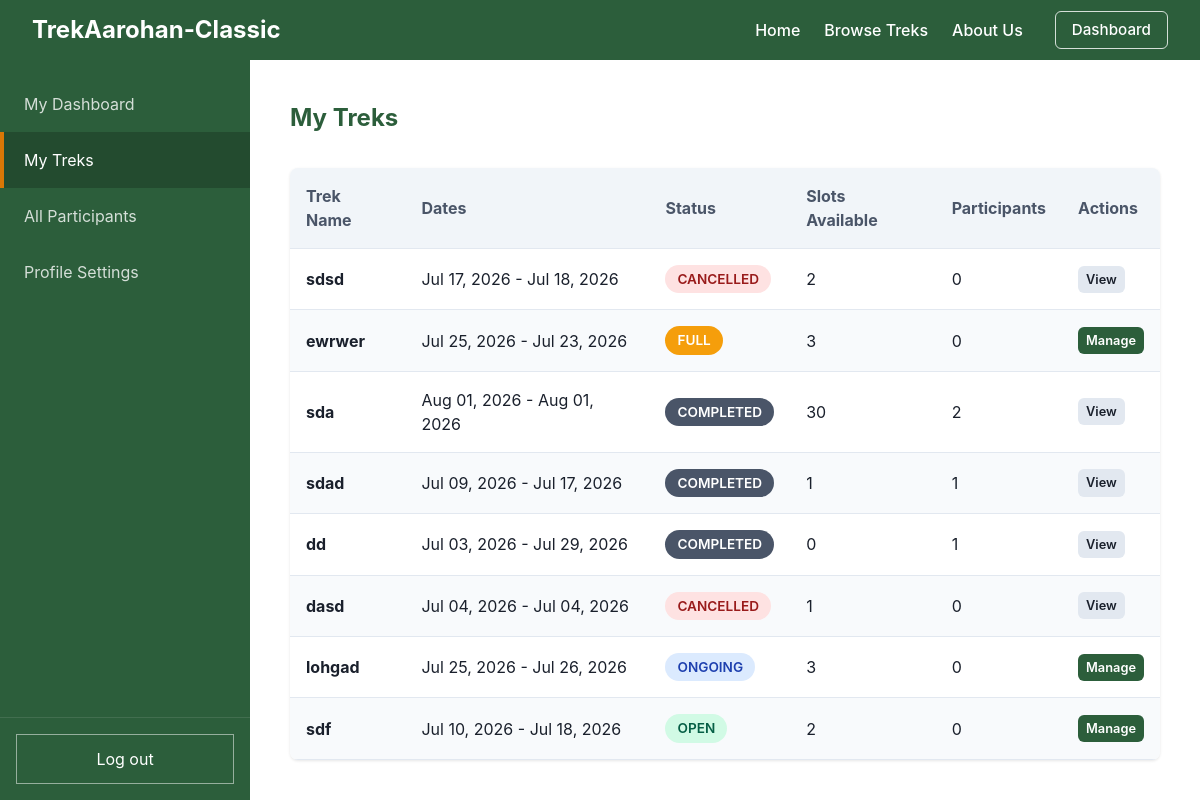
Before: /staff/treks (signed in) with the older database file.
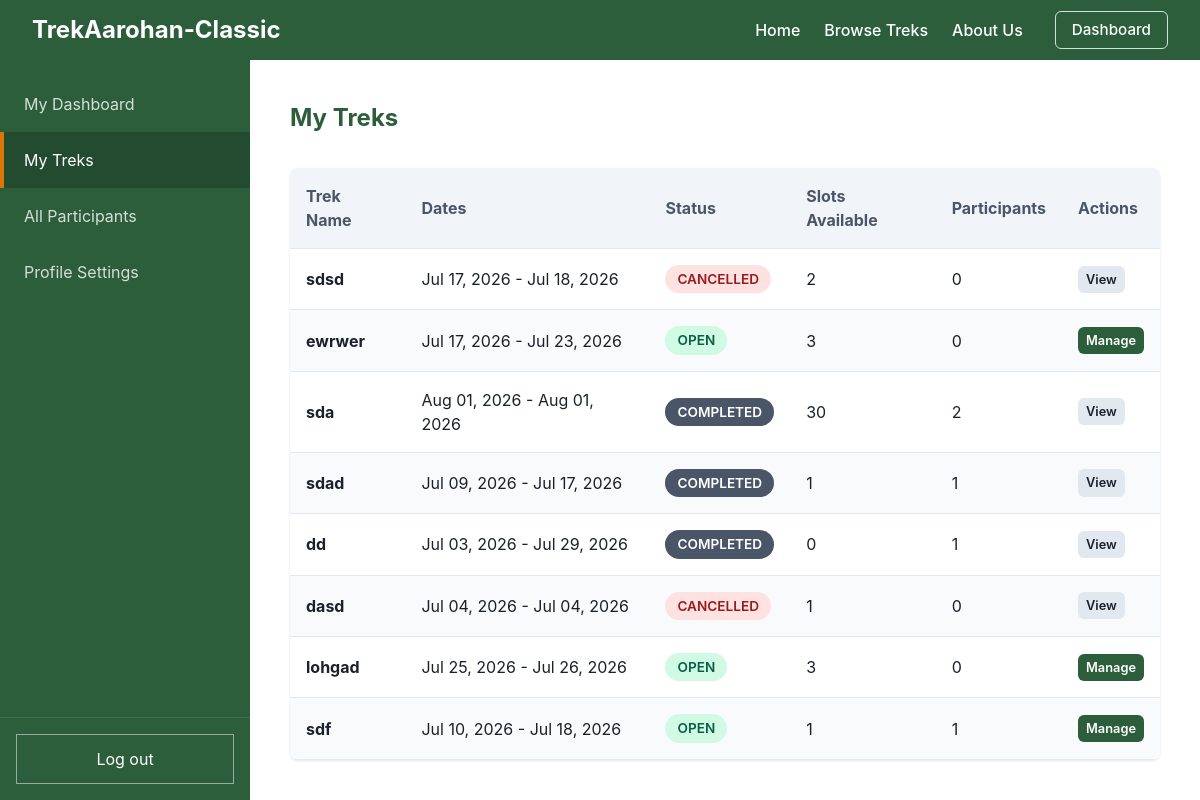
After: the same page with the newer database file.
### models.py (models this page shows)
class Trek(db.Model):
    __tablename__ = "trek"
    id = db.Column(db.Integer, primary_key=True, autoincrement=True)
    name = db.Column(db.String(100), nullable=False)
    description = db.Column(db.Text, nullable=True)
    difficulty = db.Column(db.String(20), nullable=False)  # "easy", "medium", "hard"
    location = db.Column(db.String(100), nullable=False)
    slots_available = db.Column(db.Integer, nullable=False)
    start_date = db.Column(db.Date, nullable=False)
    end_date = db.Column(db.Date, nullable=False)
    status = db.Column(db.String(20), default="open", nullable=False)  # "open", "full", "ongoing", "completed", "cancelled"
    assigned_staff_id = db.Column(db.Integer, db.ForeignKey("user.id"), nullable=False)
    cover_image = db.Column(db.String(255), nullable=True)
    price = db.Column(db.Float, default=0.0, nullable=False)
    bookings = db.relationship("Booking", backref="trek", lazy=True)

### app.py (the view)
    @app.route("/staff/treks")
    @login_required
    def staff_treks():
        if current_user.role != 1 or not current_user.is_approved:
            return redirect(url_for("home"))
        treks = Trek.query.filter_by(assigned_staff_id=current_user.id).all()
        return render_template("staff_treks.html", treks=treks)

### templates/staff_treks.html
{% extends "staff_base.html" %}
{% set active_page = "treks" %}
{% block dashboard_content %}
    <div style="display: flex; justify-content: space-between; align-items: center; margin-bottom: 2rem;">
        <h2 style="margin: 0; color: var(--primary-color);">My Treks</h2>
    </div>
    <div class="data-table-wrapper">
        <table class="data-table">
            <thead>
                <tr>
                    <th>Trek Name</th>
                    <th>Dates</th>
                    <th>Status</th>
                    <th>Slots Available</th>
                    <th>Participants</th>
                    <th>Actions</th>
                </tr>
            </thead>
            <tbody>
                {% for trek in treks %}
                <tr>
                    <td><strong>{{ trek.name }}</strong></td>
                    <td>{{ trek.start_date.strftime("%b %d, %Y") }} - {{ trek.end_date.strftime("%b %d, %Y") }}</td>
                    <td><span class="badge badge-{{ trek.status }}">{{ trek.status|capitalize }}</span></td>
                    <td>{{ trek.slots_available }}</td>
                    <td>{{ trek.bookings | selectattr("status", "in", ["booked", "completed"]) | list | length }}</td>
                    <td>
                        {% if trek.status in ["completed", "cancelled"] %}
                        <a href="{{ url_for('staff_trek_manage', trek_id=trek.id) }}" class="btn btn-secondary" style="padding: 0.25rem 0.5rem; font-size: 0.8rem;">View</a>
                        {% else %}
                        <a href="{{ url_for('staff_trek_manage', trek_id=trek.id) }}" class="btn btn-primary" style="padding: 0.25rem 0.5rem; font-size: 0.8rem;">Manage</a>
                        {% endif %}
                    </td>
                </tr>
                {% else %}
                <tr>
                    <td colspan="5" style="text-align: center; color: var(--secondary-color);">You have no assigned treks.</td>
                </tr>
                {% endfor %}
            </tbody>
        </table>
    </div>
{% endblock %}

### templates/staff_base.html
{% extends "base_dashboard.html" %}
{% block sidebar_top %}
    <a href="{{ url_for('staff_dashboard') }}" class="{% if active_page == 'dashboard' %}active{% endif %}">My Dashboard</a>
    <a href="{{ url_for('staff_treks') }}" class="{% if active_page == 'treks' %}active{% endif %}">My Treks</a>
    <a href="{{ url_for('staff_participants') }}" class="{% if active_page == 'participants' %}active{% endif %}">All Participants</a>
    <a href="{{ url_for('staff_profile') }}" class="{% if active_page == 'profile' %}active{% endif %}">Profile Settings</a>
{% endblock %}

### templates/base_dashboard.html (shortened to what this page needs)
{% extends "base.html" %}
{% block main_container %}
<div style="display: flex; height: calc(100vh - 60px); flex-grow: 1;">
    <div class="sidebar">
        <div class="sidebar-links">
            {% block sidebar_top %}
            {% endblock %}
        </div>
        <div class="sidebar-bottom">
            <a href="{{ url_for('logout') }}">Log out</a>
        </div>
    </div>
    <div style="flex-grow: 1; background: white; padding: 2.5rem; overflow-y: auto;">
        {% block dashboard_content %}
        {% endblock %}
    </div>
</div>
{% endblock %}

### templates/base.html (shortened to what this page needs)
<!DOCTYPE html>
<html lang="en">
<head>
    <link rel="stylesheet" href="{{ url_for('static', filename='css/style.css') }}">
</head>
<body style="display: flex; flex-direction: column; min-height: 100vh;">
    <div class="top-navbar">
        <a href="/" style="text-decoration: none;">
            <h2 style="margin:0; color: white;">TrekAarohan-Classic</h2>
        </a>
        <div class="nav-links" style="display: flex; align-items: center;">
            <a href="/">Home</a>
            <a href="{{ url_for('public_treks') }}">Browse Treks</a>
            <a href="{{ url_for('public_about') }}">About Us</a>
            {% if current_user.is_authenticated %}
                {% if current_user.role == 2 %}
                    <a href="{{ url_for('admin_dashboard') }}" class="btn btn-outline" style="margin-left: 2rem; padding: 0.4rem 1rem;">Dashboard</a>
                {% elif current_user.role == 1 %}
                    <a href="{{ url_for('staff_dashboard') }}" class="btn btn-outline" style="margin-left: 2rem; padding: 0.4rem 1rem;">Dashboard</a>
                {% else %}
                    <a href="{{ url_for('trekker_dashboard') }}" class="btn btn-outline" style="margin-left: 2rem; padding: 0.4rem 1rem;">Dashboard</a>
                {% endif %}
            {% else %}
                <a href="{{ url_for('login') }}" class="btn btn-outline" style="margin-left: 2rem; padding: 0.4rem 1rem;">Login</a>
                <a href="{{ url_for('register') }}" class="btn btn-accent" style="margin-left: 1rem; padding: 0.5rem 1rem;">Register</a>
            {% endif %}
        </div>
    </div>
    {% block main_container %}{% endblock %}
</body>
</html>

### static/css/style.css (style rules this page uses)
:root { --primary-color: #2C5E3B; --secondary-color: #4A5568; --accent-color: #D97706; --accent-dark: #B45309; --bg-color: #F9FAFB; --text-color: #1A202C; --border-color: #E2E8F0; --danger-color: #DC2626; }
body { margin: 0; font-family: -apple-system, BlinkMacSystemFont, "Segoe UI", Roboto, Helvetica, Arial, sans-serif; background-color: var(--bg-color); color: var(--text-color); line-height: 1.5; }
h1, h2 { margin-top: 0; color: var(--primary-color); }
.btn { display: inline-block; padding: 0.75rem 1.5rem; border-radius: 6px; font-weight: 600; text-align: center; cursor: pointer; border: none; transition: transform 0.15s ease, box-shadow 0.15s ease; text-decoration: none; font-size: 0.95rem; }
.btn-outline { background-color: transparent; color: white; border: 1px solid rgba(255,255,255,0.8); }
.btn-primary { background-color: var(--primary-color); color: white; }
.btn-secondary { background-color: #E2E8F0; color: var(--text-color); }
.badge { padding: 0.25rem 0.75rem; border-radius: 9999px; font-size: 0.85rem; font-weight: 600; text-transform: uppercase; display: inline-block; }
.badge-open, .badge-active, .badge-approved { background-color: #D1FAE5; color: #065F46; }
.badge-closed, .badge-cancelled, .badge-blacklisted { background-color: #FEE2E2; color: #991B1B; }
.badge-completed { background-color: var(--secondary-color); color: white; }
.data-table-wrapper { overflow-x: auto; background: white; border-radius: 8px; box-shadow: 0 1px 3px rgba(0,0,0,0.1); }
.data-table { width: 100%; border-collapse: collapse; }
.data-table th, .data-table td { padding: 1rem; text-align: left; border-bottom: 1px solid var(--border-color); }
.data-table th { background-color: #F1F5F9; color: var(--secondary-color); position: sticky; top: 0; }
.data-table tr:nth-child(even) { background-color: #F8FAFC; }
.top-navbar { background-color: var(--primary-color); color: white; display: flex; justify-content: space-between; align-items: center; padding: 0 2rem; height: 60px; box-shadow: 0 1px 3px rgba(0,0,0,0.1); }
.top-navbar .nav-links a { color: white; text-decoration: none; margin-left: 1.5rem; font-weight: 500; }
.sidebar { width: 250px; background-color: var(--primary-color); display: flex; flex-direction: column; justify-content: space-between; flex-shrink: 0; }
.sidebar-links { display: flex; flex-direction: column; padding-top: 1rem; }
.sidebar-links a { color: white; text-decoration: none; padding: 1rem 1.5rem; opacity: 0.8; display: block; box-sizing: border-box; }
.sidebar-links a:hover, .sidebar-links a.active { background-color: rgba(0,0,0,0.2); opacity: 1; border-left: 4px solid var(--accent-color); padding-left: calc(1.5rem - 4px); }
.sidebar-bottom { padding: 1rem; border-top: 1px solid rgba(255,255,255,0.1); }
.sidebar-bottom a { color: white; text-decoration: none; padding: 0.75rem 1.5rem; display: block; text-align: center; border: 1px solid rgba(255,255,255,0.5); transition: all 0.2s; }

Changed rows visible on the page:
changed Trek "ewrwer": start_date "Jul 25, 2026" → "Jul 17, 2026"; status "FULL" → "OPEN"
changed Trek "lohgad": status "ONGOING" → "OPEN"
changed Trek "sdf": slots_available "2" → "1"; bookings|selectattr "0" → "1"
